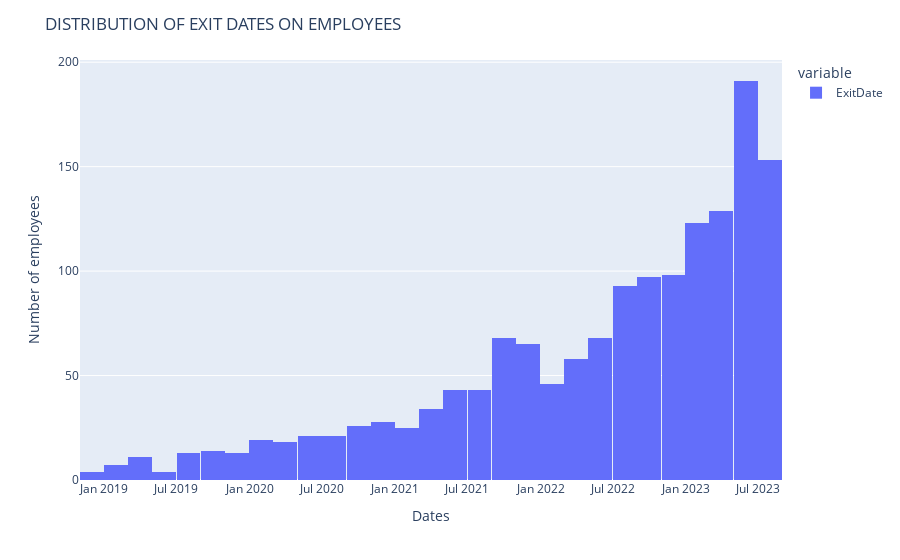

The notebook cell this image was saved under:
### Markdown cell above
The above output shows number of employees that exited in respective years

### Code cell
#Importing the visualization library
import plotly.express as px

#Convert the 'ExitDate' column in datetime.
data['ExitDate'] = pd.to_datetime(data['ExitDate'])

#Create a histogram that shows distribution of employees according to the exit years
fig = px.histogram(data['ExitDate'])

#Update the histogram by adding title in the axes and the plot title
fig.update_layout(xaxis_title = 'Dates', yaxis_title = 'Number of employees', title='DISTRIBUTION OF EXIT DATES ON EMPLOYEES')

#Display the graph
fig.show()

fig.write_image('Distributionof exit dates on employees.png')

### Figure 1 — Plotly figure (JSON) as saved in the notebook; plotly's stock layout.template omitted (floating-point values rounded to 4 significant figures; data arrays with more than 128 entries replaced by an {"elided": "..."} marker saying what was removed)
{"data": [{"alignmentgroup": "True", "bingroup": "x", "hovertemplate": "variable=ExitDate<br>value=%{x}<br>count=%{y}<extra></extra>", "legendgroup": "ExitDate", "marker": {"color": "#636efa", "pattern": {"shape": ""}}, "name": "ExitDate", "offsetgroup": "ExitDate", "orientation": "v", "showlegend": true, "type": "histogram", "x": {"elided": "3000 str values"}, "xaxis": "x", "yaxis": "y"}], "layout": {"barmode": "relative", "legend": {"title": {"text": "variable"}, "tracegroupgap": 0}, "margin": {"t": 60}, "title": {"text": "DISTRIBUTION OF EXIT DATES ON EMPLOYEES"}, "xaxis": {"anchor": "y", "domain": [0, 1], "title": {"text": "Dates"}}, "yaxis": {"anchor": "x", "domain": [0, 1], "title": {"text": "Number of employees"}}}}
